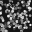
Frame 1 (no input)
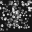
Frame 60 (the mouse pressed at the canvas centre just before this capture)
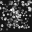
Frame 120 (the mouse held since frame 60 and released just before this capture)

The Processing sketch that drew these frames (run headless with seeded random() and noise(); from frame 60 on, the mouse is pressed at the canvas centre):

// Processing sketch: snow_down
// ── snow_down.pde
float[] Dx = new float[100];
float[] Dy = new float[100];
float[] Dx0 = new float[100];
float[] Dy0 = new float[100];
float[] Dx1 = new float[100];
float[] Dy1 = new float[100];
float[] Dx1Speed = new float[100];
float[] Dy1Speed = new float[100];
float[] Dsize = new float[100];
float[] Dbrightness = new float[100];
float[] DsizeDecrease = new float[100];

void setup() {
  size(32, 32);
  background(10);
  for (int i = 0; i<100; i++) {
    Dx[i] = random(31);
    Dy[i] = random(31);
    Dx0[i] = random(-5, 36);
    Dy0[i] = random(-5, 36);
    Dx1[i] = Dx0[i];
    Dy1[i] = Dy0[i];
    //x1Speed[i] = random(-0.2, 0.2);
    //y1Speed[i] = random(-0.2, 0.2);
    Dsize[i] = random(2, 3);
    Dbrightness[i] = random(10, 250);
    DsizeDecrease[i] = 0.02;
  }
}

void draw() {
  background(20);
  for (int i = 0; i<100; i++) {
    fill(Dbrightness[i]);
    noStroke();
    ellipse(Dx[i], Dy[i], Dsize[i], Dsize[i]); 
    Dbrightness[i] -= 0.1;
    if (Dbrightness[i] <= 20) {
      Dbrightness[i] = 20;
      //brightness[i] = random(200, 250);
      //x[i] = random(31);
      //y[i] = random(31);
      //size[i] = random(1, 3);
    }
  }
  for (int i = 0; i<100; i++) {
    if ((Dx0[i] <= 15)&&(Dy0[i] <= 15)) {
      Dx1Speed[i] = random(0.2, 0.1);
      Dy1Speed[i] = random(0.5, 2.0)*Dx1Speed[i];
    }
    if ((Dx0[i] >= 16)&&(Dy0[i] <= 15)) {
      Dx1Speed[i] = random(-0.2, -0.1);
      Dy1Speed[i] = -random(0.5, 2.0)*Dx1Speed[i];
    }
    if ((Dx0[i] <= 15)&&(Dy0[i] >= 16)) {
      Dx1Speed[i] = random(0.2, 0.1);
      Dy1Speed[i] = -random(0.5, 2.0)*Dx1Speed[i];
    }
    if ((Dx0[i] >= 16)&&(Dy0[i] >= 16)) {
      Dx1Speed[i] = random(-0.2, -0.1);
      Dy1Speed[i] = random(0.5, 2.0)*Dx1Speed[i];
    }
    fill(Dbrightness[i]);
    noStroke();
    ellipse(Dx1[i], Dy1[i], Dsize[i], Dsize[i]);
    if ((abs(Dx1[i]-Dx0[i]) <= 6)&&(abs(Dy1[i]-Dy0[i]) <= 6)) {
      Dx1[i] += Dx1Speed[i];
      Dy1[i] += Dy1Speed[i];
      Dsize[i] -= DsizeDecrease[i];
    }
    if ((abs(Dx1[i]-Dx0[i]) > 6)||(abs(Dy1[i]-Dy0[i]) > 6)||(Dsize[i] <= 0)) {
      Dx1Speed[i] = 0;
      Dy1Speed[i] = 0;
      DsizeDecrease[i] = 0;
      //ellipse(x1[i], y1[i], size[i], size[i]); 
      Dbrightness[i] -= 0.1;
      if (Dbrightness[i] < 20) {
        Dbrightness[i] = random(200, 250);
        Dx0[i] = random(-5, 36);
        Dy0[i] = random(-5, 36);
        Dx1[i] = Dx0[i];
        Dy1[i] = Dy0[i];
        //x1Speed[i] = random(-0.2, 0.2);
        //y1Speed[i] = random(-0.2, 0.2);
        Dsize[i] = random(2, 3);
        DsizeDecrease[i] = 0.02;
      }
    }
  }
}
